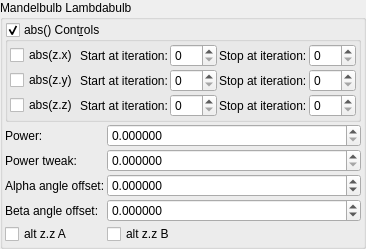
    <widget class="QGroupBox" name="groupBox">
     <property name="title">
      <string>Mandelbulb Lambdabulb</string>
     </property>
     <property name="checkable">
      <bool>false</bool>
     </property>
     <layout class="QVBoxLayout" name="verticalLayout_39" stretch="0,0">
      <property name="spacing">
       <number>2</number>
      </property>
      <property name="leftMargin">
       <number>2</number>
      </property>
      <property name="topMargin">
       <number>2</number>
      </property>
      <property name="rightMargin">
       <number>2</number>
      </property>
      <property name="bottomMargin">
       <number>2</number>
      </property>
      <item>
       <widget class="MyGroupBox" name="groupCheck_transf_function_enabled_false">
        <property name="toolTip">
         <string/>
        </property>
        <property name="title">
         <string>abs() Cont&amp;rols</string>
        </property>
        <property name="checkable">
         <bool>true</bool>
        </property>
        <layout class="QVBoxLayout" name="verticalLayout_54">
         <property name="spacing">
          <number>2</number>
         </property>
         <property name="leftMargin">
          <number>2</number>
         </property>
         <property name="topMargin">
          <number>2</number>
         </property>
         <property name="rightMargin">
          <number>2</number>
         </property>
         <property name="bottomMargin">
          <number>2</number>
         </property>
         <item>
          <layout class="QGridLayout" name="gridLayout" columnstretch="0,0,1,0,1">
           <property name="verticalSpacing">
            <number>2</number>
           </property>
           <item row="3" column="0">
            <widget class="MyCheckBox" name="checkBox_transf_function_enabledAz_false">
             <property name="text">
              <string notr="true">abs(z.z)</string>
             </property>
            </widget>
           </item>
           <item row="1" column="3">
            <widget class="QLabel" name="label_250">
             <property name="text">
              <string>Stop at iteration:</string>
             </property>
            </widget>
           </item>
           <item row="2" column="2">
            <widget class="MySpinBox" name="spinboxInt_transf_start_iterations_Y">
             <property name="sizePolicy">
              <sizepolicy hsizetype="Minimum" vsizetype="Maximum">
               <horstretch>0</horstretch>
               <verstretch>0</verstretch>
              </sizepolicy>
             </property>
             <property name="maximum">
              <number>999</number>
             </property>
            </widget>
           </item>
           <item row="1" column="1">
            <widget class="QLabel" name="label_251">
             <property name="text">
              <string>Start at iteration:</string>
             </property>
            </widget>
           </item>
           <item row="1" column="0">
            <widget class="MyCheckBox" name="checkBox_transf_function_enabledAx_false">
             <property name="text">
              <string notr="true">abs(z.x)</string>
             </property>
            </widget>
           </item>
           <item row="3" column="3">
            <widget class="QLabel" name="label_255">
             <property name="text">
              <string>Stop at iteration:</string>
             </property>
            </widget>
           </item>
           <item row="2" column="0">
            <widget class="MyCheckBox" name="checkBox_transf_function_enabledAy_false">
             <property name="text">
              <string notr="true">abs(z.y)</string>
             </property>
            </widget>
           </item>
           <item row="3" column="4">
            <widget class="MySpinBox" name="spinboxInt_transf_stop_iterations_Z">
             <property name="sizePolicy">
              <sizepolicy hsizetype="Minimum" vsizetype="Maximum">
               <horstretch>0</horstretch>
               <verstretch>0</verstretch>
              </sizepolicy>
             </property>
             <property name="maximum">
              <number>999</number>
             </property>
            </widget>
           </item>
           <item row="1" column="2">
            <widget class="MySpinBox" name="spinboxInt_transf_start_iterations_X">
             <property name="sizePolicy">
              <sizepolicy hsizetype="Minimum" vsizetype="Maximum">
               <horstretch>0</horstretch>
               <verstretch>0</verstretch>
              </sizepolicy>
             </property>
             <property name="maximum">
              <number>999</number>
             </property>
            </widget>
           </item>
           <item row="1" column="4">
            <widget class="MySpinBox" name="spinboxInt_transf_stop_iterations_X">
             <property name="sizePolicy">
              <sizepolicy hsizetype="Minimum" vsizetype="Maximum">
               <horstretch>0</horstretch>
               <verstretch>0</verstretch>
              </sizepolicy>
             </property>
             <property name="maximum">
              <number>999</number>
             </property>
            </widget>
           </item>
           <item row="3" column="2">
            <widget class="MySpinBox" name="spinboxInt_transf_start_iterations_Z">
             <property name="sizePolicy">
              <sizepolicy hsizetype="Minimum" vsizetype="Maximum">
               <horstretch>0</horstretch>
               <verstretch>0</verstretch>
              </sizepolicy>
             </property>
             <property name="maximum">
              <number>999</number>
             </property>
            </widget>
           </item>
           <item row="2" column="1">
            <widget class="QLabel" name="label_252">
             <property name="text">
              <string>Start at iteration:</string>
             </property>
            </widget>
           </item>
           <item row="3" column="1">
            <widget class="QLabel" name="label_253">
             <property name="text">
              <string>Start at iteration:</string>
             </property>
            </widget>
           </item>
           <item row="2" column="4">
            <widget class="MySpinBox" name="spinboxInt_transf_stop_iterations_Y">
             <property name="sizePolicy">
              <sizepolicy hsizetype="Minimum" vsizetype="Maximum">
               <horstretch>0</horstretch>
               <verstretch>0</verstretch>
              </sizepolicy>
             </property>
             <property name="maximum">
              <number>999</number>
             </property>
            </widget>
           </item>
           <item row="2" column="3">
            <widget class="QLabel" name="label_254">
             <property name="text">
              <string>Stop at iteration:</string>
             </property>
            </widget>
           </item>
          </layout>
         </item>
        </layout>
       </widget>
      </item>
      <item>
       <layout class="QGridLayout" name="gridLayout_76" columnstretch="0,1">
        <property name="spacing">
         <number>2</number>
        </property>
        <item row="3" column="1">
         <widget class="MyDoubleSpinBox" name="spinboxd_beta_angle_offset">
          <property name="sizePolicy">
           <sizepolicy hsizetype="Minimum" vsizetype="Maximum">
            <horstretch>0</horstretch>
            <verstretch>0</verstretch>
           </sizepolicy>
          </property>
          <property name="prefix">
           <string/>
          </property>
          <property name="suffix">
           <string/>
          </property>
          <property name="decimals">
           <number>6</number>
          </property>
          <property name="minimum">
           <double>-36000.000000000000000</double>
          </property>
          <property name="maximum">
           <double>36000.000000000000000</double>
          </property>
          <property name="singleStep">
           <double>0.100000000000000</double>
          </property>
         </widget>
        </item>
        <item row="3" column="0">
         <widget class="QLabel" name="label_293">
          <property name="text">
           <string>Beta angle offset:</string>
          </property>
         </widget>
        </item>
        <item row="2" column="1">
         <widget class="MyDoubleSpinBox" name="spinboxd_alpha_angle_offset">
          <property name="sizePolicy">
           <sizepolicy hsizetype="Minimum" vsizetype="Maximum">
            <horstretch>0</horstretch>
            <verstretch>0</verstretch>
           </sizepolicy>
          </property>
          <property name="prefix">
           <string/>
          </property>
          <property name="suffix">
           <string/>
          </property>
          <property name="decimals">
           <number>6</number>
          </property>
          <property name="minimum">
           <double>-36000.000000000000000</double>
          </property>
          <property name="maximum">
           <double>36000.000000000000000</double>
          </property>
          <property name="singleStep">
           <double>0.100000000000000</double>
          </property>
         </widget>
        </item>
        <item row="2" column="0">
         <widget class="QLabel" name="label_292">
          <property name="text">
           <string>Alpha angle offset:</string>
          </property>
         </widget>
        </item>
        <item row="0" column="1">
         <widget class="MyDoubleSpinBox" name="spinbox_power">
          <property name="sizePolicy">
           <sizepolicy hsizetype="Minimum" vsizetype="Maximum">
            <horstretch>0</horstretch>
            <verstretch>0</verstretch>
           </sizepolicy>
          </property>
          <property name="prefix">
           <string/>
          </property>
          <property name="suffix">
           <string/>
          </property>
          <property name="decimals">
           <number>6</number>
          </property>
          <property name="minimum">
           <double>0.000000000000000</double>
          </property>
          <property name="maximum">
           <double>99.998999999999995</double>
          </property>
          <property name="singleStep">
           <double>0.100000000000000</double>
          </property>
         </widget>
        </item>
        <item row="4" column="0">
         <widget class="MyCheckBox" name="checkBox_transf_function_enabledA_false">
          <property name="text">
           <string notr="true">alt z.z A</string>
          </property>
         </widget>
        </item>
        <item row="4" column="1">
         <widget class="MyCheckBox" name="checkBox_transf_function_enabledB_false">
          <property name="text">
           <string notr="true">alt z.z B</string>
          </property>
         </widget>
        </item>
        <item row="1" column="1">
         <widget class="MyDoubleSpinBox" name="spinbox_transf_offset_0">
          <property name="sizePolicy">
           <sizepolicy hsizetype="Minimum" vsizetype="Maximum">
            <horstretch>0</horstretch>
            <verstretch>0</verstretch>
           </sizepolicy>
          </property>
          <property name="prefix">
           <string/>
          </property>
          <property name="suffix">
           <string/>
          </property>
          <property name="decimals">
           <number>6</number>
          </property>
          <property name="minimum">
           <double>0.000000000000000</double>
          </property>
          <property name="maximum">
           <double>20.000000000000000</double>
          </property>
          <property name="singleStep">
           <double>0.100000000000000</double>
          </property>
         </widget>
        </item>
        <item row="0" column="0">
         <widget class="QLabel" name="label_126">
          <property name="text">
           <string>Power: </string>
          </property>
         </widget>
        </item>
        <item row="1" column="0">
         <widget class="QLabel" name="label_125">
          <property name="text">
           <string>Power tweak: </string>
          </property>
         </widget>
        </item>
       </layout>
      </item>
     </layout>
    </widget>
